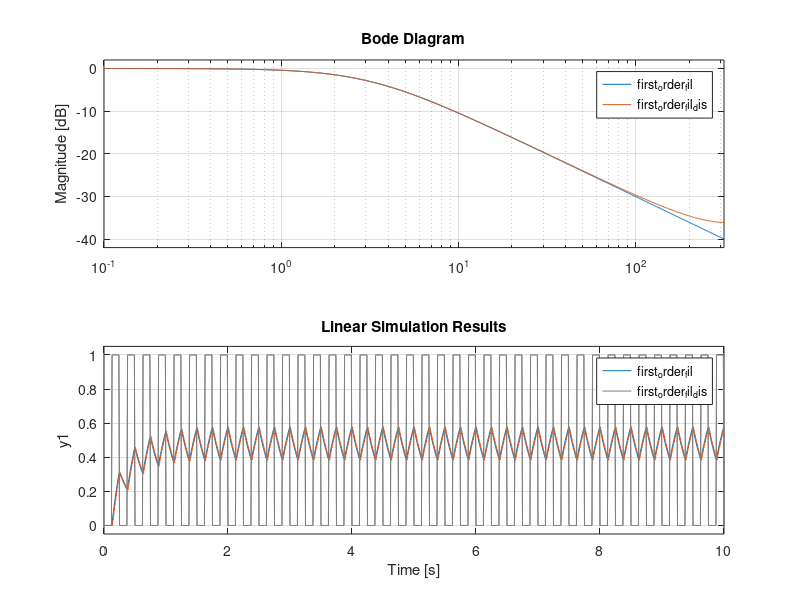

The MATLAB script that drew this image:
% comment out lines you  do not  need

% this  will cope with  impulses from  pedal assist sensor
% first approach will be to use  first order low pass
% impulses will be transformed into  wave with freq  up  to 20Hz (just my guess value)
% those will be  feed into low pass
% I am interested with  very very low  freq

%  first  let see  continuous  time  low  pass
% f ~ 0.5 Hz
omega  = 2*pi * 0.5;
s = tf(tf( [1 0],[1]));

first_order_fil = omega/(s + omega)

%bode(first_order_fil)


%  assume  typical work cycle, impulses  from  pedal  assist 4Hz

[u,t] = gensig('square',0.25,10,0.01);
plot(t,u)


lsim(first_order_fil,u,t)

% proper  tuning  have to be done on real thing
% only test ride will show if, parameter work out to  provide gentle  but
% responsive  control. Intuitively less responsive  will be  more  gentle
% so there will be  tradeoff

% ok  now  lets  try  do  the  same but in  discrete  time


T = 0.01;
a = exp(-T*omega)
z = tf(tf( [1 0],[1],T));

first_order_fil_dis = (1-a)/(z-a);
bode(first_order_fil, first_order_fil_dis)


lsim(first_order_fil,first_order_fil_dis,u,t)






